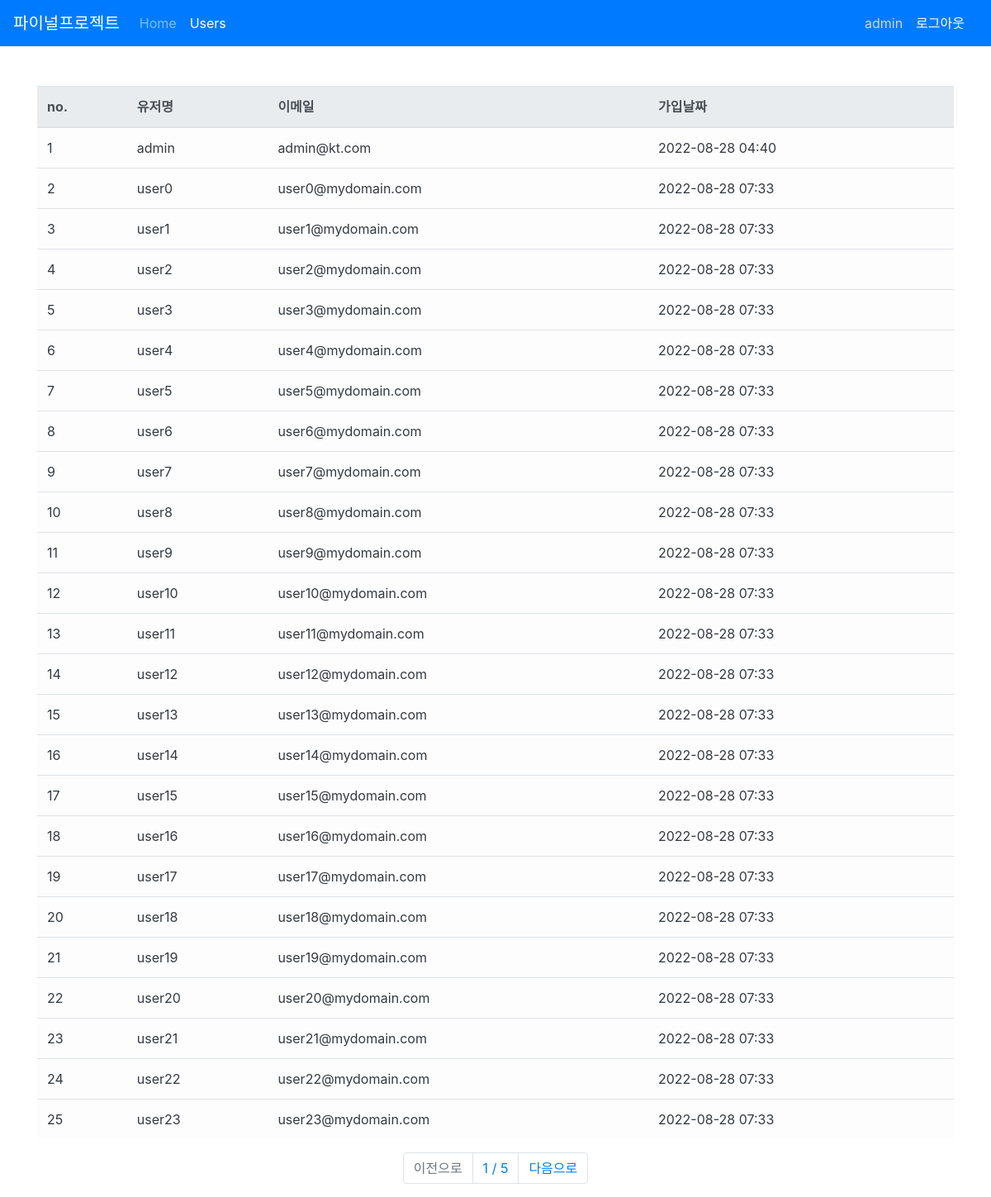
The page /users/ (signed in) on the database its author committed.
### user/models.py (models this page shows, shortened)
class User(AbstractUser):
    register_date = models.DateTimeField(auto_now_add=True, verbose_name="등록날짜")
    class Meta:
        verbose_name = "사용자"
        verbose_name_plural = "사용자"

### user/views.py (the view)
# urls.py: path("users/", user_list_view, name="user_list"),
@login_required
def user_list_view(request):
    users = User.objects.all()
    paginator = Paginator(users, 25)
    page_number = request.GET.get('page')
    page_obj = paginator.get_page(page_number)
    return render(request, "users.html", {"users": page_obj})

### templates/users.html
{% extends "base.html" %} {% block contents %}
<div class="container">
  <div class="row mt-5">
    <div class="col-12">
      <table class="table table-light">
        <thead class="thead-light">
          <tr>
            <th scope="col">no.</th>
            <th scope="col">유저명</th>
            <th scope="col">이메일</th>
            <th scope="col">가입날짜</th>
          </tr>
        </thead>
        <tbody class="text-dark">
          {% for user in users %}
          <tr>
            <td scope="row">{{ user.id }}</td>
            <td>{{ user.username }}</td>
            <td>{{ user.email }}</td>
            <td>{{ user.register_date|date:'Y-m-d H:i' }}</td>
          </tr>
          {% endfor %}
        </tbody>
      </table>
    </div>
  </div>
  <nav>
    <ul class="pagination justify-content-center">
      {% if users.has_previous %}
      <li class="page-item">
        <a class="page-link" href="?page={{ users.previous_page_number }}"
          >이전으로</a
        >
      </li>
      {% else %}
      <li class="page-item disabled">
        <a class="page-link" href="#">이전으로</a>
      </li>
      {% endif %}
      <li class="page-item active">
        <a class="page-link" href="#"
          >{{ users.number }} / {{ users.paginator.num_pages }}</a
        >
      </li>
      {% if users.has_next %}
      <li class="page-item">
        <a class="page-link" href="?page={{ users.next_page_number }}"
          >다음으로</a
        >
        {% else %}
      </li>
      <li class="page-item disabled">
        <a class="page-link disabled" href="#">다음으로</a>
        {% endif %}
      </li>
    </ul>
  </nav>
</div>
{% endblock %}

### templates/base.html (shortened to what this page needs)
<!DOCTYPE html>
<html lang="ko">
  <head>
    <link
      rel="stylesheet"
      href="https://maxcdn.bootstrapcdn.com/bootstrap/4.0.0/css/bootstrap.min.css"
    />
  </head>
  <body>
    <nav class="navbar navbar-expand-lg navbar-dark bg-primary">
      <a class="navbar-brand" href="#">파이널프로젝트</a>
      <div class="collapse navbar-collapse" id="navbarSupportedContent">
        <ul class="navbar-nav mr-auto">
          <li class="nav-item active">
            <a class="nav-link" href="{% url 'index' %}"
              >Home <span class="sr-only">(current)</span></a
            >
          </li>
          <li class="nav-item">
            <a class="nav-link" href="{% url 'user_list' %}">Users</a>
          </li>
        </ul>
        {% if user.is_authenticated %}
        <span style="color: lightgray">{{user.username}}</span>
        <a
          class="nav-item nav-link"
          href="{% url 'logout' %}"
          style="color: white"
          >로그아웃
        </a>
        {% endif %}
      </div>
    </nav>
    {% block contents %}{% endblock %}
  </body>
</html>

### rows shown on the page
User: username "admin", id "1", email "admin@kt.com", register_date "2022-08-28 04:40"
User: id "2", username "user0", email "user0@mydomain.com", register_date "2022-08-28 07:33"
User: id "3", username "user1", email "user1@mydomain.com", register_date "2022-08-28 07:33"
User: id "4", username "user2", email "user2@mydomain.com", register_date "2022-08-28 07:33"
User: id "5", username "user3", email "user3@mydomain.com", register_date "2022-08-28 07:33"
User: id "6", username "user4", email "user4@mydomain.com", register_date "2022-08-28 07:33"
User: id "7", username "user5", email "user5@mydomain.com", register_date "2022-08-28 07:33"
User: id "8", username "user6", email "user6@mydomain.com", register_date "2022-08-28 07:33"
User: id "9", username "user7", email "user7@mydomain.com", register_date "2022-08-28 07:33"
User: id "10", username "user8", email "user8@mydomain.com", register_date "2022-08-28 07:33"
User: id "11", username "user9", email "user9@mydomain.com", register_date "2022-08-28 07:33"
User: id "12", username "user10", email "user10@mydomain.com", register_date "2022-08-28 07:33"
User: id "13", username "user11", email "user11@mydomain.com", register_date "2022-08-28 07:33"
User: id "14", username "user12", email "user12@mydomain.com", register_date "2022-08-28 07:33"
User: id "15", username "user13", email "user13@mydomain.com", register_date "2022-08-28 07:33"
User: id "16", username "user14", email "user14@mydomain.com", register_date "2022-08-28 07:33"
User: id "17", username "user15", email "user15@mydomain.com", register_date "2022-08-28 07:33"
User: id "18", username "user16", email "user16@mydomain.com", register_date "2022-08-28 07:33"
User: id "19", username "user17", email "user17@mydomain.com", register_date "2022-08-28 07:33"
User: id "20", username "user18", email "user18@mydomain.com", register_date "2022-08-28 07:33"
User: id "21", username "user19", email "user19@mydomain.com", register_date "2022-08-28 07:33"
User: id "22", username "user20", email "user20@mydomain.com", register_date "2022-08-28 07:33"
User: id "23", username "user21", email "user21@mydomain.com", register_date "2022-08-28 07:33"
User: id "24", username "user22", email "user22@mydomain.com", register_date "2022-08-28 07:33"
User: id "25", username "user23", email "user23@mydomain.com", register_date "2022-08-28 07:33"

### other values the page prints
{{ users.number }} "1"
{{ users.paginator.num_pages }} "5"
